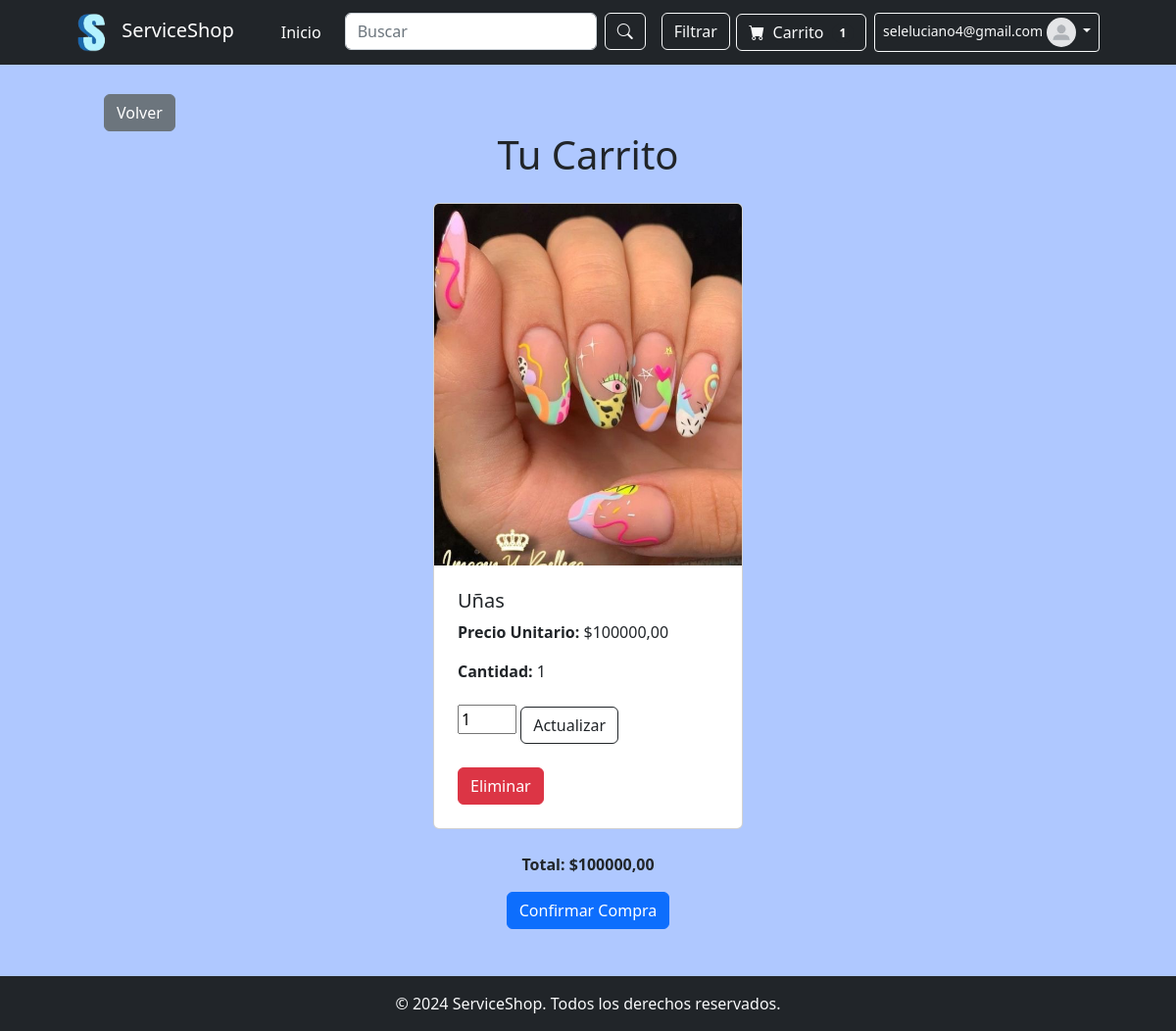
Page /appserviceshop/carrito/ (signed in) on the committed database.
### appserviceshop/models.py (models this page shows, shortened)
class ServicioEnCarrito(models.Model):
    carrito = models.ForeignKey(Carrito, on_delete=models.CASCADE)
    servicio = models.ForeignKey(Servicio, on_delete=models.CASCADE)
    cantidad = models.PositiveIntegerField(default=1)  # Campo para la cantidad

class Servicio(models.Model):
    CATEGORIA_CHOICES = [
        ('Tecnologia', 'Tecnología'),
        ('Educacion', 'Educación'),
        ('Salud', 'Salud'),
        ('Alimentacion', 'Alimentación'),
        ('Servicios de Reparación y Mantenimiento', 'Servicios de Reparación y Mantenimiento'),
        ('Consultoría y Servicios Profesionales', 'Consultoría y Servicios Profesionales'),
        ('Belleza y Cuidado Personal', 'Belleza y Cuidado Personal'),
        ('Arte y Publicidad', 'Arte y Publicidad'),
    ]
    ZONA_CHOICES = [
        ('Norte', 'Norte'),
        ('Sur', 'Sur'),
        ('Este', 'Este'),
        ('Oeste', 'Oeste'),
    ]
    name = models.CharField(max_length=100)  # Nombre del servicio
    categoria = models.CharField(max_length=50, choices=CATEGORIA_CHOICES)  # Categoría
    precio = models.DecimalField(max_digits=10, decimal_places=2)  # Precio del servicio
    zona = models.CharField(max_length=20, choices=ZONA_CHOICES)  # Zona
    descripcion = models.TextField()  # Descripción del servicio
    disponibilidadhoraria = models.CharField(max_length=100)  # Disponibilidad horaria
    imagen = models.ImageField(upload_to='imgservices/')
    creacion = models.DateTimeField(auto_now_add=True)  # Fecha de creación
    actualizacion = models.DateTimeField(auto_now=True)  # Fecha de última actualización
    vendedor = models.ForeignKey(User, on_delete=models.CASCADE, related_name="servicios")

### appserviceshop/views.py (the view)
# urls.py: path('carrito/', views.ver_carrito, name='ver_carrito'),
@login_required
def ver_carrito(request):
    try:
        carrito = Carrito.objects.get(usuario=request.user)
        servicios_en_carrito = ServicioEnCarrito.objects.filter(carrito=carrito)
    except Carrito.DoesNotExist:
        servicios_en_carrito = []  # Si no existe un carrito, se asigna una lista vacía
    total_precio = 0
    for servicio_en_carrito in servicios_en_carrito:
        total_precio += servicio_en_carrito.cantidad * servicio_en_carrito.servicio.precio
    return render(request, 'ver_carrito.html', {
        'servicios_en_carrito': servicios_en_carrito,
        'total_precio': total_precio,
    })

### appserviceshop/context_processors.py (called while the page is built)
def avatar_processor(request):
    if request.user.is_authenticated:
        avatar = Avatar.objects.filter(user=request.user).first()
        if avatar and avatar.imagen:
            imagen = avatar.imagen.url  # Si el usuario tiene un avatar, usa su URL
        else:
            imagen = static('img/predeterminado.jpg')  # Imagen predeterminada si no tiene avatar
    else:
        imagen = static('img/predeterminado.jpg')  # Imagen predeterminada para usuarios no autenticados
    return {'imagen': imagen}

def servicios_context(request):
    servicios = Servicio.objects.all()
    return {'servicios': servicios}

def ventas_context(request):
    if request.user.is_authenticated:
        ventas = Ventas_M.objects.filter(vendedor=request.user)
    else:
        ventas = Ventas_M.objects.none()  # Devuelve un queryset vacío si el usuario no está autenticado
    return {
        'ventas_usuario': ventas
    }

def reseñas_usuario(request):
    if request.user.is_authenticated:
        reseña_usuario = Reseña.objects.filter(usuario=request.user).first()
        reseñas = Reseña.objects.filter(usuario=request.user)
        calificacion_promedio = reseñas.aggregate(promedio=Avg('calificacion'))['promedio'] or 0
        estrellas = ['gold'] * int(calificacion_promedio) + ['lightgray'] * (5 - int(calificacion_promedio))
        return {
            'reseña_usuario': reseña_usuario,
            'reseñas': reseñas,
            'calificacion_promedio': calificacion_promedio,
            'estrellas': estrellas,
        }
    return {}

### appserviceshop/templates/ver_carrito.html (shortened to what this page needs)
{% extends 'padre.html' %}
{% block contenidoQueCambia %}
<section class="py-5">
    <div class="container px-4 px-lg-5 mt-5">
        <div class="container mt-5">
            <a href="{% url 'inicio' %}" class="btn btn-secondary ms-3">Volver</a>
        </div>
        <h1 style="text-align: center; margin-bottom: 25px;">Tu Carrito</h1>
        <div class="row gx-4 gx-lg-5 row-cols-1 row-cols-md-2 row-cols-xl-3 justify-content-center">
            {% if servicios_en_carrito %}
                {% for servicio_en_carrito in servicios_en_carrito %}
                <div class="col mb-4">
                    <div class="card h-100">
                        <img class="card-img-top" src="{{ servicio_en_carrito.servicio.imagen.url }}" alt="{{ servicio_en_carrito.servicio.name }}">
                        <div class="card-body p-4">
                            <h5 class="card-title">{{ servicio_en_carrito.servicio.name }}</h5>
                            <p class="card-text"><strong>Precio Unitario:</strong> ${{ servicio_en_carrito.servicio.precio|floatformat:2 }}</p>
                            <p class="card-text">
                                <strong>Cantidad:</strong> {{ servicio_en_carrito.cantidad }}
                                <form method="POST" action="{% url 'actualizar_cantidad' servicio_en_carrito.servicio.id %}">
                                    <input type="number" name="cantidad" value="{{ servicio_en_carrito.cantidad }}" min="1" style="width: 60px;">
                                    <button type="submit" class="btn btn-outline-dark mt-2">Actualizar</button>
                                </form>
                            </p>
                            <form method="POST" action="{% url 'eliminar_del_carrito' servicio_en_carrito.servicio.id %}">
                                <button type="submit" class="btn btn-danger mt-2">Eliminar</button>
                            </form>
                        </div>
                    </div>
                </div>
                {% empty %}
                <div id="no-servicios" class="no-servicios col-12">
                    <p>No hay servicios en tu carrito.</p>
                </div>
                {% endfor %}
            </div>
            <p class="text-center"><strong>Total: ${{ total_precio|floatformat:2 }}</strong></p>
            <div class="text-center">
                <button type="button" class="btn btn-primary" data-bs-toggle="modal" data-bs-target="#confirmarModal">
                    Confirmar Compra
                </button>
            </div>
        {% else %}
            <p class="text-center">Tu carrito está vacío.</p>
        {% endif %}
    </div>
</section>
{% endblock %}

### appserviceshop/templates/padre.html (shortened to what this page needs)
{% load static %}
<!DOCTYPE html>
<html lang="es">
<head>
    <link href="https://cdn.jsdelivr.net/npm/bootstrap-icons@1.5.0/font/bootstrap-icons.css" rel="stylesheet" />
    <link href="{% static 'css/styles.css' %}" rel="stylesheet" />
</head>
<body class="d-flex flex-column min-vh-100">
    {% if not hide_navbar %}
    <nav class="navbar navbar-expand-lg navbar-dark bg-dark fixed-top">
        <div class="container px-4 px-lg-5">
            <a class="navbar-brand" href="{% url 'inicio' %}">
                <img src="{% static 'img/logo.png' %}" alt="Logo" style="height: 40px; margin-right: 10px;">
                ServiceShop
            </a>
            <div class="collapse navbar-collapse" id="navbarSupportedContent">
                <ul class="navbar-nav me-auto mb-2 mb-lg-0 ms-lg-4">
                    <li class="nav-item">
                        <a class="nav-link active" aria-current="page" href="{% url 'inicio' %}">Inicio</a>
                    </li>
                    <li class="nav-item">
                        <form class="d-flex mx-3" style="max-width: 400px;" method="get" action="{% url 'buscar_servicios' %}">
                            <input class="form-control me-2" type="search" name="q" placeholder="Buscar" aria-label="Search">
                            <button class="btn btn-outline-light" type="submit">
                                <i class="bi-search"></i>
                            </button>
                        </form>
                    </li>
                    <li class="nav-item">
                        <button class="btn btn-outline-light" data-bs-toggle="modal" data-bs-target="#filtrosModal">Filtrar</button>
                    </li>
                </ul>
                <div class="d-flex align-items-center">
                    <a href="{% url 'ver_carrito' %}" class="btn btn-outline-light btn-smaller me-2">
                        <i class="bi-cart-fill me-1"></i>
                        Carrito
                        <span class="badge bg-dark text-white ms-1 rounded-pill badge-smaller">
                            {{ carrito_cantidad }}
                        </span>
                    </a>
                    <div class="dropdown">
                        <button class="btn btn-sm btn-outline-light dropdown-toggle" type="button"
                            id="dropdownMenuButton" data-bs-toggle="dropdown" aria-expanded="false">
                            {{ user.username }}
                            <img src="{{ imagen }}" alt="Avatar del usuario" class="avatar-small">
                        </button>
                    </div>
                </div>
            </div>
        </div>
    </nav>
    {% endif %}
    <div id="toast-container" aria-live="polite" aria-atomic="true" class="position-fixed top-0 end-0 p-3">
    </div>
    {% block contenidoQueCambia %}
    {% endblock %}
    <footer class="mt-auto bg-dark text-light text-center py-3">
        <div class="container">
            <p class="mb-0">© 2024 ServiceShop. Todos los derechos reservados.</p>
        </div>
    </footer>
</body>
</html>

### rows in the picture
ServicioEnCarrito: servicio.imagen (picture), servicio.name "Uñas", servicio.precio "100000,00", cantidad "1"

### other values in the picture
{{ carrito_cantidad }} "1"
{{ user.username }} "seleluciano4@gmail.com"
{{ total_precio|floatformat:2 }} "100000,00"
